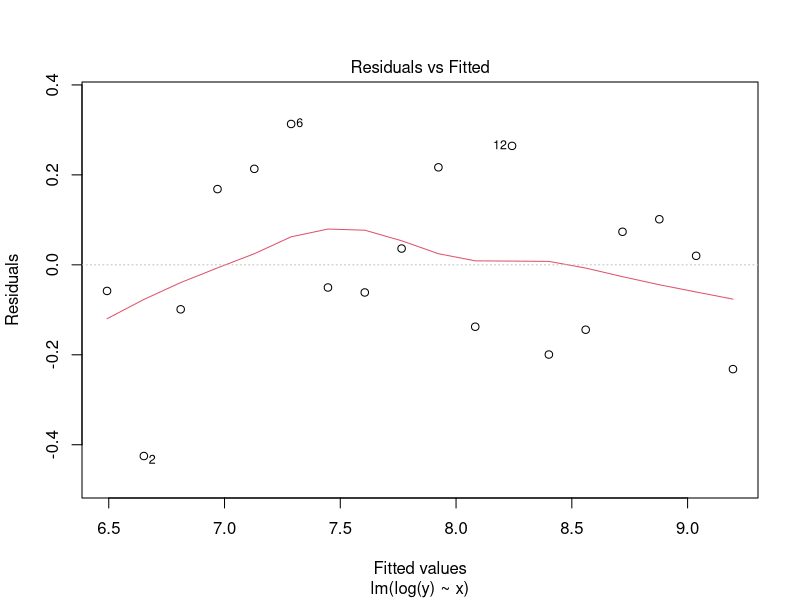
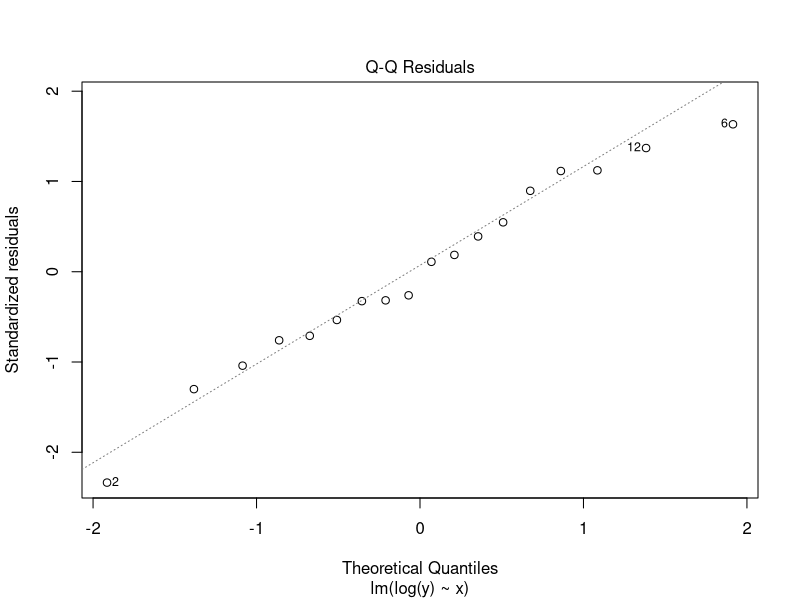
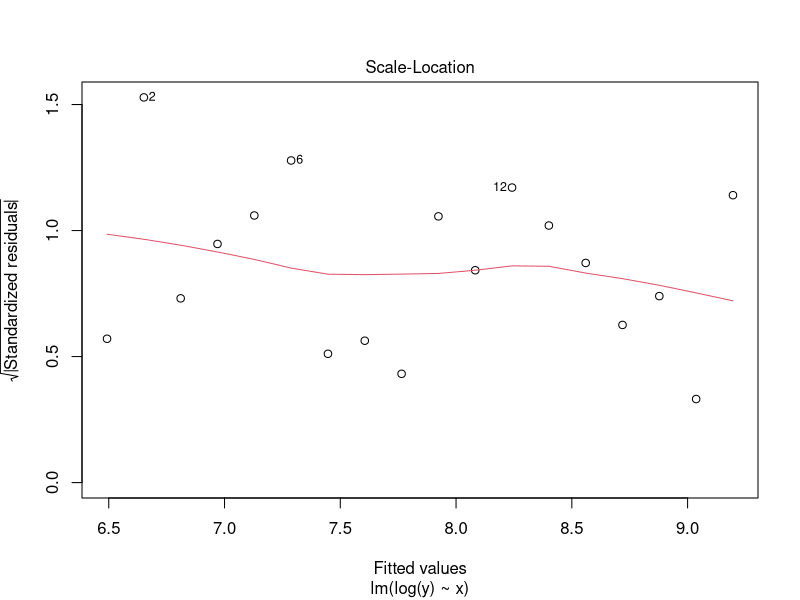
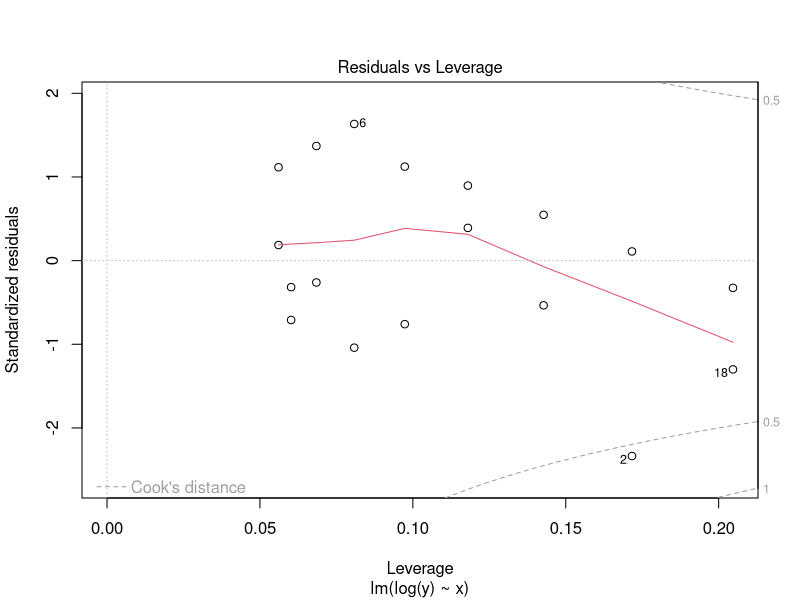
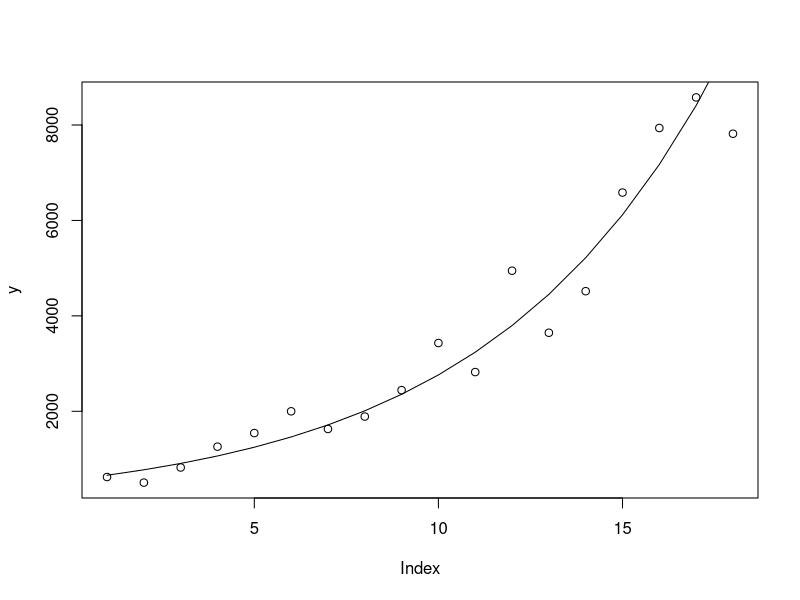
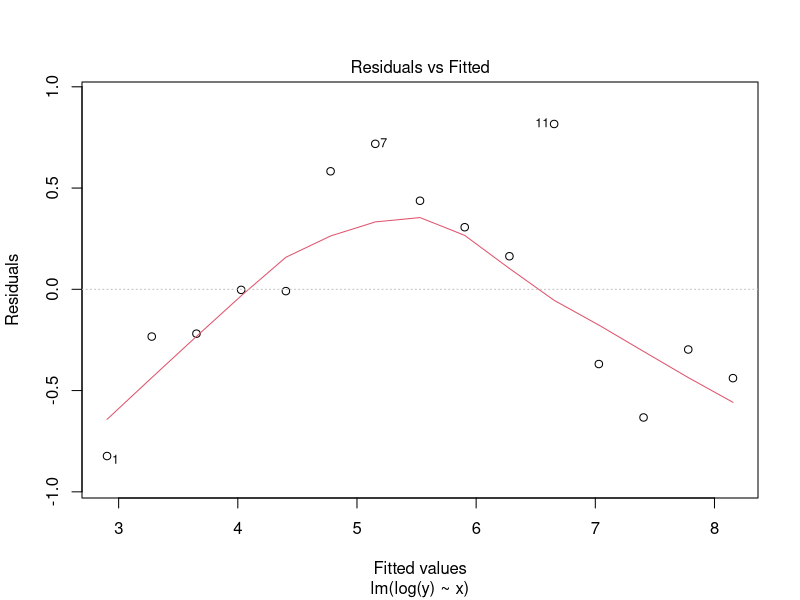
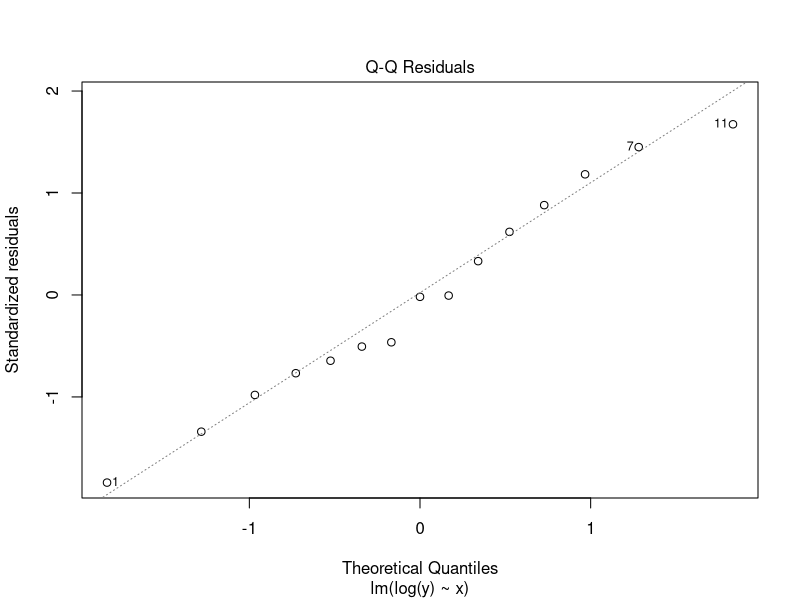
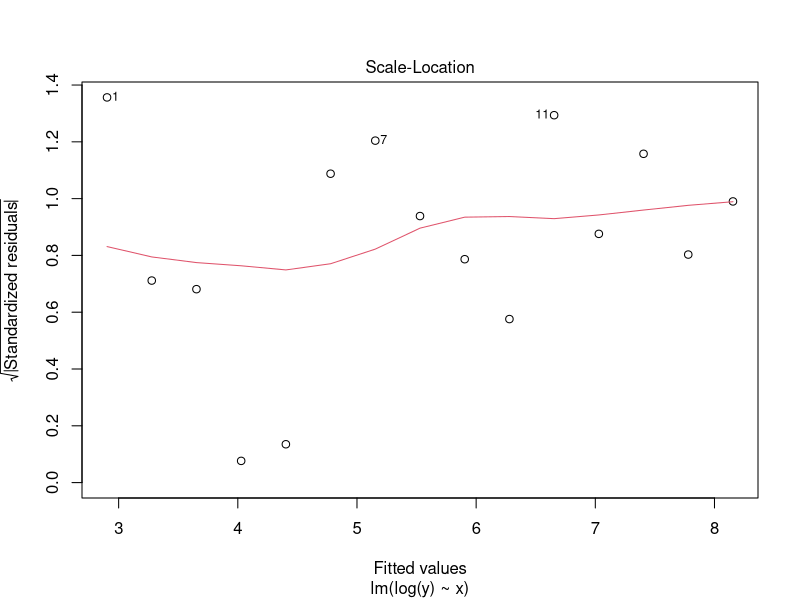

Source code (R) for these figures, in order:
x<-seq(1,18)
y<-c(623,506,822,1259,1544,2000,1630,1890,2443,3431,2822,4946,3646,4517,6584,7937,8578,7817)
modelo<-lm(log(y)~x)
summary(modelo)
plot(modelo)
shapiro.test(modelo$residuals)
exp(predict(modelo,newdata = data.frame(x=19),interval = "prediction",level=0.85))

plot(y)
lines(exp(predict(modelo)))






##############-------Madrid


x<-seq(1,15)
y<-c(8,21,31,56,81,213,355,390,498,628,1756,781,873,1777,2245)
2569
modelo<-lm(log(y)~x)
summary(modelo)
plot(modelo)
shapiro.test(modelo$residuals)
exp(predict(modelo,newdata = data.frame(x=16),interval = "prediction",level=0.9))

plot(y)
lines(exp(predict(modelo)))


###########-------Barcelona



x<-seq(1,11)
y<-c(4,12,18,41,55,82,501,933,1211,1939,2073)
2569
1655
modelo<-lm(log(y)~x)
summary(modelo)
plot(modelo)
shapiro.test(modelo$residuals)
exp(predict(modelo,newdata = data.frame(x=12),interval = "prediction",level=0.95))

plot(y)
lines(exp(predict(modelo)))
